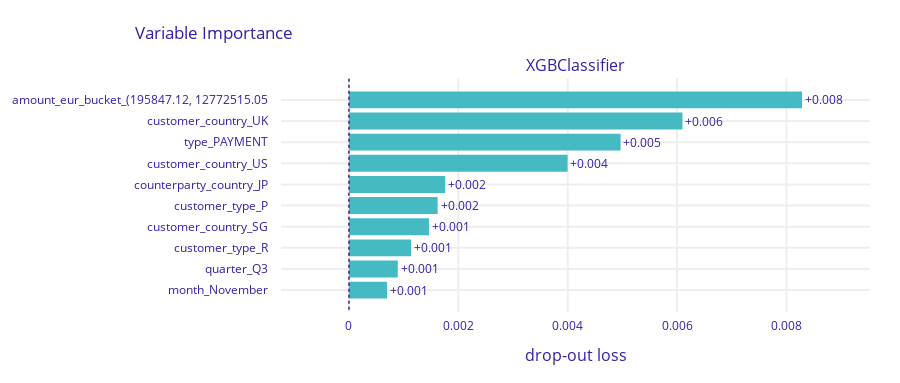

This figure's notebook cell:
### Code cell
explainer.model_parts().plot()

### Figure 1 — Plotly figure (JSON) as saved in the notebook; plotly's stock layout.template omitted (floating-point values rounded to 4 significant figures)
{"data": [{"base": 0, "hoverinfo": "text", "hoverlabel": {"bgcolor": "rgba(0,0,0,0.8)"}, "hovertext": ["Model: XGBClassifier loss after<br>variable: amount_eur_bucket_(195847.12, 12772515.05 is permuted: 0.008<br>Drop-out loss change: +0.008", "Model: XGBClassifier loss after<br>variable: customer_country_UK is permuted: 0.006<br>Drop-out loss change: +0.006", "Model: XGBClassifier loss after<br>variable: type_PAYMENT is permuted: 0.005<br>Drop-out loss change: +0.005", "Model: XGBClassifier loss after<br>variable: customer_country_US is permuted: 0.004<br>Drop-out loss change: +0.004", "Model: XGBClassifier loss after<br>variable: counterparty_country_JP is permuted: 0.002<br>Drop-out loss change: +0.002", "Model: XGBClassifier loss after<br>variable: customer_type_P is permuted: 0.002<br>Drop-out loss change: +0.002", "Model: XGBClassifier loss after<br>variable: customer_country_SG is permuted: 0.001<br>Drop-out loss change: +0.001", "Model: XGBClassifier loss after<br>variable: customer_type_R is permuted: 0.001<br>Drop-out loss change: +0.001", "Model: XGBClassifier loss after<br>variable: quarter_Q3 is permuted: 0.001<br>Drop-out loss change: +0.001", "Model: XGBClassifier loss after<br>variable: month_November is permuted: 0.001<br>Drop-out loss change: +0.001"], "marker": {"color": "#46bac2"}, "orientation": "h", "showlegend": false, "text": ["+0.008", "+0.006", "+0.005", "+0.004", "+0.002", "+0.002", "+0.001", "+0.001", "+0.001", "+0.001"], "textposition": "outside", "type": "bar", "x": [0.008286, 0.006099, 0.004968, 0.003998, 0.00176, 0.001622, 0.001463, 0.001134, 0.000893, 0.0006955], "xaxis": "x", "y": ["amount_eur_bucket_(195847.12, 12772515.05", "customer_country_UK", "type_PAYMENT", "customer_country_US", "counterparty_country_JP", "customer_type_P", "customer_country_SG", "customer_type_R", "quarter_Q3", "month_November"], "yaxis": "y"}], "layout": {"annotations": [{"font": {"size": 16}, "showarrow": false, "text": "XGBClassifier", "x": 0.5, "xanchor": "center", "xref": "paper", "y": 1, "yanchor": "bottom", "yref": "paper"}, {"font": {"size": 16}, "showarrow": false, "text": "drop-out loss", "x": 0.5, "xanchor": "center", "xref": "paper", "y": 0, "yanchor": "top", "yref": "paper", "yshift": -30}], "font": {"color": "#371ea3"}, "height": 383, "margin": {"b": 71, "r": 30, "t": 78}, "shapes": [{"line": {"color": "#371ea3", "dash": "dot", "width": 1.5}, "type": "line", "x0": 0, "x1": 0, "xref": "x", "y0": -1, "y1": 10, "yref": "y"}], "title": {"text": "Variable Importance", "x": 0.15}, "xaxis": {"anchor": "y", "automargin": true, "domain": [0, 1], "fixedrange": true, "gridwidth": 2, "range": [-0.001243, 0.009529], "tickcolor": "white", "ticklen": 3, "ticks": "outside", "type": "linear", "zeroline": false}, "yaxis": {"anchor": "x", "automargin": true, "autorange": "reversed", "domain": [0, 1], "fixedrange": true, "gridwidth": 2, "tickcolor": "white", "ticklen": 10, "ticks": "outside", "type": "category"}}}
